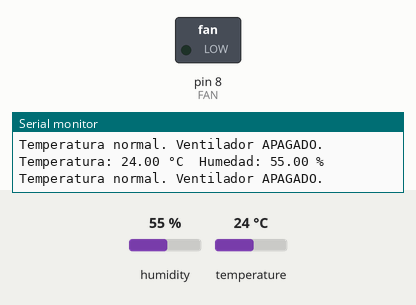
Recording of a sketch running on a simulated Arduino Uno, built with avr-gcc and run on an emulated ATmega328P. On the bench: switched loads named in the sketch (green lamp = pin HIGH), the last lines printed to the serial monitor. The test bench sets the inputs (shaded band); at power-on: temperature 24 °C, humidity 55 %.

Above: at 4.8 s.
4.9 s: temperature set to 26 °C
7.9 s: temperature set to 29 °C
At 8.7 s:
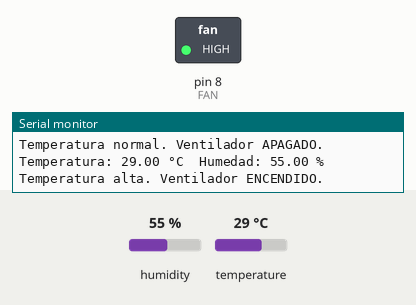
10.9 s: temperature set to 12 °C
At 13.5 s:
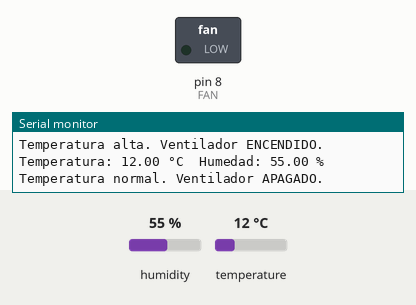
13.9 s: temperature set to 28 °C
At 15.3 s:
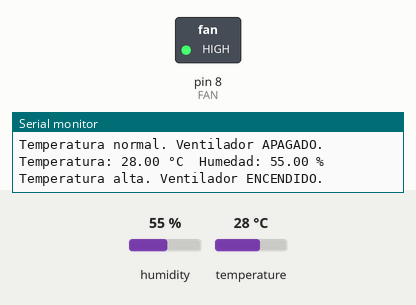
Timing chart, 0 to 16.9 s (numbered marks = the images above; inputs shaded):
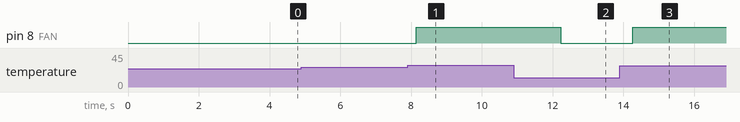

Measured:
- the behaviour switches between 27 and 28 °C on temperature (found by bisection; images 0 and 1)
- after the input at 7.9 s, pin 8 (FAN): LOW → HIGH after 0.25 s
- after the input at 10.9 s, pin 8 (FAN): HIGH → LOW after 1.3 s
- after the input at 13.9 s, pin 8 (FAN): LOW → HIGH after 0.37 s

The sketch:

Sistema_Temperatura.ino
```cpp
#include <DHT.h>

#define DHTPIN 2
#define DHTTYPE DHT11
#define FAN 8

DHT dht(DHTPIN, DHTTYPE);

void setup() {
  Serial.begin(9600);
  dht.begin();
  pinMode(FAN, OUTPUT);
  digitalWrite(FAN, LOW);
}

void loop() {
  delay(2000);
  float temperatura = dht.readTemperature();
  float humedad = dht.readHumidity();

  if (isnan(temperatura) || isnan(humedad)) {
    Serial.println("Error al leer el sensor");
    return;
  }

  Serial.print("Temperatura: ");
  Serial.print(temperatura);
  Serial.print(" °C\tHumedad: ");
  Serial.print(humedad);
  Serial.println(" %");

  if (temperatura >= 28.0) {
    digitalWrite(FAN, HIGH);
    Serial.println("Temperatura alta. Ventilador ENCENDIDO.");
  } else {
    digitalWrite(FAN, LOW);
    Serial.println("Temperatura normal. Ventilador APAGADO.");
  }
}
```
